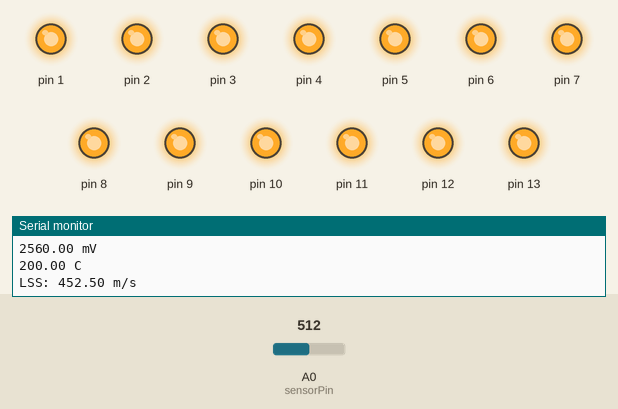
Simulated run of this sketch. Board: Arduino Uno, built for the host (arithmetic inside an expression is 32-bit, double 64-bit). Parts: output pins drawn as LEDs (lit = HIGH), the last lines printed to the serial monitor. The inputs (shaded band) are chosen by the test bench; at power-on: A0 (sensorPin) = 512.

Above: at 1.5 s.
1.6 s: A0 (sensorPin) set to 187
3.4 s: A0 (sensorPin) set to 172
At 4.1 s:
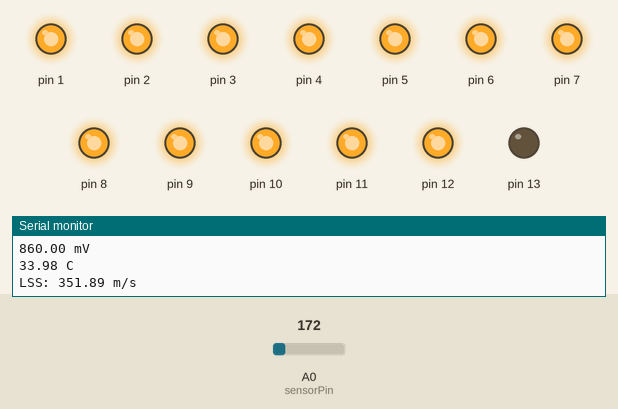
5.2 s: A0 (sensorPin) set to 122
At 6.4 s:
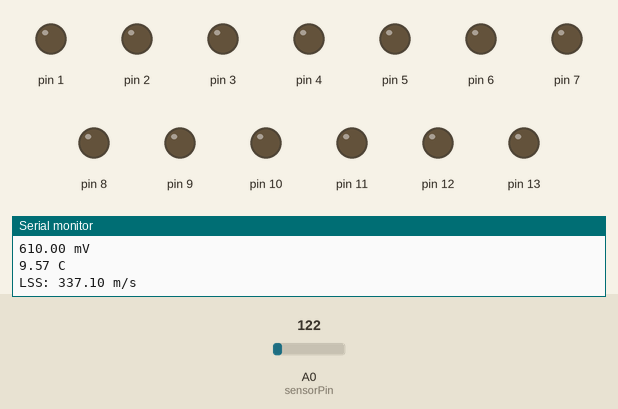
6.7 s: A0 (sensorPin) set to 306
At 7.7 s:
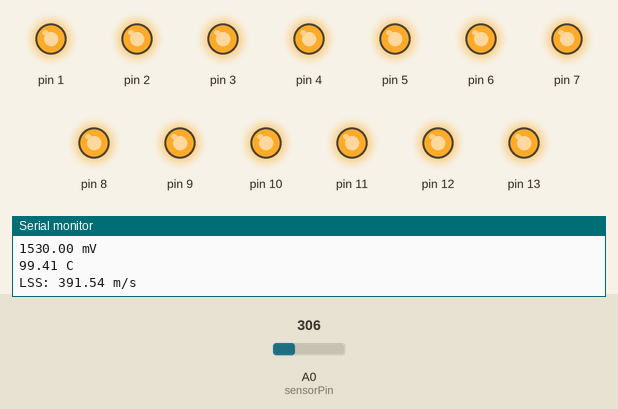
8.2 s: A0 (sensorPin) set to 0
At 8.9 s:
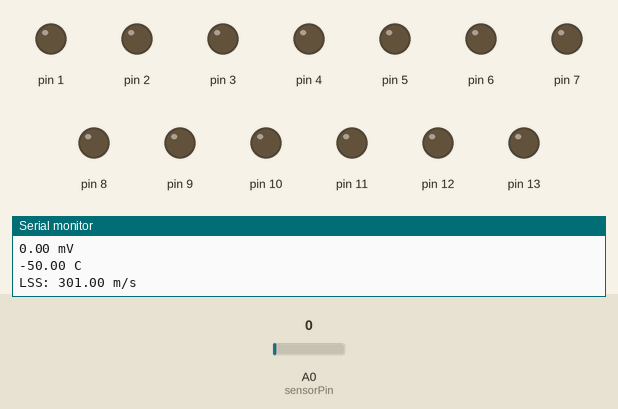
Timing chart, 0 to 10.7 s (numbered marks = the images above; inputs shaded):
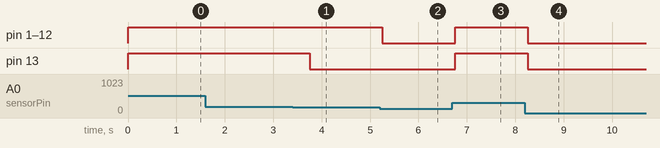

Measured:
- the behaviour switches between 173 and 172 on A0 (sensorPin) (found by bisection; images 0 and 1)
- after the input at 3.4 s, pin 13: HIGH → LOW after 0.35 s
- after the input at 5.2 s, pin 1–12: HIGH → LOW after 0.05 s
- after the input at 6.7 s, pin 1–13: LOW → HIGH after 0.06 s
- after the input at 8.2 s, pin 1–13: HIGH → LOW after 0.06 s

The sketch:

thermometer.ino
```cpp
const int sensorPin = 0;

void setup ()
{
  Serial.begin (9600);
  pinMode (0, OUTPUT);
  pinMode (1, OUTPUT);
  pinMode (2, OUTPUT);
  pinMode (3, OUTPUT);
  pinMode (4, OUTPUT);
  pinMode (5, OUTPUT);
  pinMode (6, OUTPUT);
  pinMode (7, OUTPUT);
  pinMode (8, OUTPUT);
  pinMode (9, OUTPUT);
  pinMode (10, OUTPUT);
  pinMode (11, OUTPUT);
  pinMode (12, OUTPUT);
  pinMode (13, OUTPUT);
}

void ledon (int x)
{
  int i;
  int val = x - 21;
  if (val % 2 == 0);
    val++;
  for (i = 1; i <= val; i++)
  {
    digitalWrite (i, HIGH);
  }
  for (i = val; i <= 13; i++)
  {
    digitalWrite (i, LOW);
  }

}

void loop ()
{
  int reading = analogRead (sensorPin);
  float voltage = reading * 5.0;
  voltage /= 1024.0;

  Serial.print (voltage * 1024); Serial.println (" mV");

  float tempC = (voltage - 0.5) * 100;
  Serial.print (tempC); Serial.println (" C");
  float lss;
  lss = (331.3 + 0.606 * tempC);
  Serial.print ("LSS: "); Serial.print (lss); Serial.println (" m/s");
  analogWrite (3, 255);
  ledon (tempC);
  delay (750);
}
```
